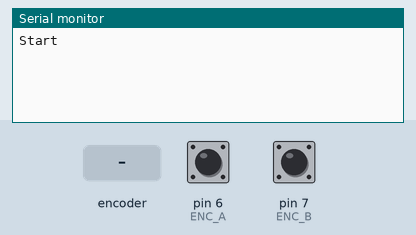
Recording of a sketch running on a simulated Arduino Uno, built with avr-gcc and run on an emulated ATmega328P. On the bench: the last lines printed to the serial monitor. The test bench sets the inputs (shaded band); at power-on: pin 6 (ENC_A) HIGH, pin 7 (ENC_B) HIGH.

Above: at 1.2 s.
1.3 s: rotary encoder on pin 6 (ENC_A) / pin 7 (ENC_B) turned 1 step (first pin leading)
At 2.3 s:
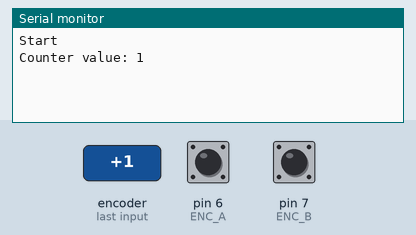
3.0 s: rotary encoder on pin 6 (ENC_A) / pin 7 (ENC_B) turned 1 step (first pin leading)
At 3.6 s:
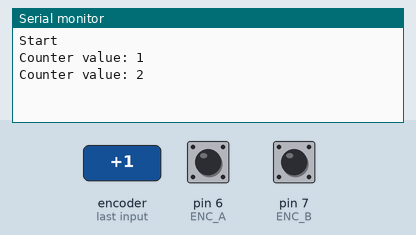

Measured:
- after the input at 1.3 s, the serial monitor: prints a new line after 0.08 s (image 1)
- after the input at 3.0 s, the serial monitor: prints a new line after 0.08 s (image 2)

The sketch:

Rotary_Encoder_test_Code.ino
```cpp
/* Rotary encoder test code
 * Modified from http://www.circuitsathome.com/mcu/programming/reading-rotary-encoder-on-arduino by Oleg
 * Latest mod by Jessica Faruque 7/17/2013
 */


#define ENC_A 6 //these need to be digital input pins
#define ENC_B 7

void setup()
{
  /* Setup encoder pins as inputs */
  pinMode(ENC_A, INPUT_PULLUP);
  pinMode(ENC_B, INPUT_PULLUP);

  Serial.begin (9600);
  Serial.println("Start");
}

void loop()
{
  static unsigned int counter4x = 0;      //the SparkFun encoders jump by 4 states from detent to detent
  static unsigned int counter = 0;
  static unsigned int prevCounter = 0;
  int tmpdata;
  tmpdata = read_encoder();
  if( tmpdata) {
    counter4x += tmpdata;
    counter = counter4x/4;
    if (prevCounter != counter){
      Serial.print("Counter value: ");
      Serial.println(counter);
    }
    prevCounter = counter;
  }
}

/* returns change in encoder state (-1,0,1) */
int read_encoder()
{
  static int enc_states[] = {
    0,-1,1,0,1,0,0,-1,-1,0,0,1,0,1,-1,0  };
  static byte ABab = 0;
  ABab *= 4;                   //shift the old values over 2 bits
  ABab = ABab%16;      //keeps only bits 0-3
  ABab += 2*digitalRead(ENC_A)+digitalRead(ENC_B); //adds enc_a and enc_b values to bits 1 and 0
  return ( enc_states[ABab]);


}
```
